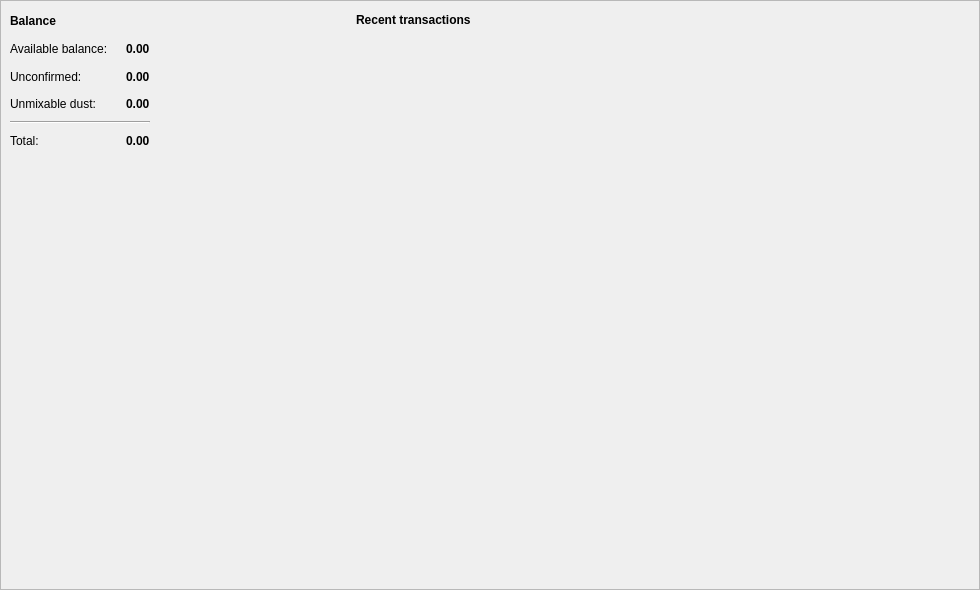
<?xml version="1.0" encoding="UTF-8"?>
<ui version="4.0">
 <class>OverviewFrame</class>
 <widget class="QFrame" name="OverviewFrame">
  <property name="geometry">
   <rect>
    <x>0</x>
    <y>0</y>
    <width>980</width>
    <height>590</height>
   </rect>
  </property>
  <property name="windowTitle">
   <string>Frame</string>
  </property>
  <property name="frameShape">
   <enum>QFrame::StyledPanel</enum>
  </property>
  <property name="frameShadow">
   <enum>QFrame::Raised</enum>
  </property>
  <layout class="QGridLayout" name="gridLayout" columnstretch="35,65">
   <property name="sizeConstraint">
    <enum>QLayout::SetDefaultConstraint</enum>
   </property>
   <property name="leftMargin">
    <number>0</number>
   </property>
   <property name="topMargin">
    <number>0</number>
   </property>
   <property name="rightMargin">
    <number>0</number>
   </property>
   <property name="bottomMargin">
    <number>0</number>
   </property>
   <property name="horizontalSpacing">
    <number>5</number>
   </property>
   <property name="verticalSpacing">
    <number>0</number>
   </property>
   <item row="0" column="0">
    <widget class="QFrame" name="m_overviewWalletFrame">
     <property name="minimumSize">
      <size>
       <width>0</width>
       <height>160</height>
      </size>
     </property>
     <property name="maximumSize">
      <size>
       <width>16777215</width>
       <height>160</height>
      </size>
     </property>
     <property name="frameShape">
      <enum>QFrame::NoFrame</enum>
     </property>
     <property name="frameShadow">
      <enum>QFrame::Raised</enum>
     </property>
     <layout class="QGridLayout" name="gridLayout_2">
      <item row="6" column="2">
       <widget class="QLabel" name="m_tickerLabel3">
        <property name="text">
         <string notr="true"/>
        </property>
       </widget>
      </item>
      <item row="6" column="1">
       <widget class="QLabel" name="m_totalBalanceLabel">
        <property name="font">
         <font>
          <weight>75</weight>
          <bold>true</bold>
         </font>
        </property>
        <property name="text">
         <string notr="true">0.00</string>
        </property>
       </widget>
      </item>
      <item row="3" column="0">
       <widget class="QLabel" name="label_4">
        <property name="text">
         <string>Unconfirmed:</string>
        </property>
       </widget>
      </item>
      <item row="5" column="0" colspan="2">
       <widget class="Line" name="line">
        <property name="orientation">
         <enum>Qt::Horizontal</enum>
        </property>
       </widget>
      </item>
      <item row="0" column="0">
       <widget class="QLabel" name="label">
        <property name="font">
         <font>
          <weight>75</weight>
          <bold>true</bold>
         </font>
        </property>
        <property name="text">
         <string>Balance</string>
        </property>
       </widget>
      </item>
      <item row="6" column="0">
       <widget class="QLabel" name="label_6">
        <property name="text">
         <string>Total:</string>
        </property>
       </widget>
      </item>
      <item row="1" column="2">
       <widget class="QLabel" name="m_tickerLabel1">
        <property name="text">
         <string notr="true"/>
        </property>
       </widget>
      </item>
      <item row="1" column="1">
       <widget class="QLabel" name="m_actualBalanceLabel">
        <property name="font">
         <font>
          <weight>75</weight>
          <bold>true</bold>
         </font>
        </property>
        <property name="text">
         <string notr="true">0.00</string>
        </property>
       </widget>
      </item>
      <item row="1" column="0">
       <widget class="QLabel" name="label_2">
        <property name="minimumSize">
         <size>
          <width>110</width>
          <height>0</height>
         </size>
        </property>
        <property name="text">
         <string>Available balance:</string>
        </property>
       </widget>
      </item>
      <item row="3" column="1">
       <widget class="QLabel" name="m_pendingBalanceLabel">
        <property name="font">
         <font>
          <weight>75</weight>
          <bold>true</bold>
         </font>
        </property>
        <property name="text">
         <string notr="true">0.00</string>
        </property>
       </widget>
      </item>
      <item row="3" column="3">
       <spacer name="horizontalSpacer_2">
        <property name="orientation">
         <enum>Qt::Horizontal</enum>
        </property>
        <property name="sizeHint" stdset="0">
         <size>
          <width>40</width>
          <height>20</height>
         </size>
        </property>
       </spacer>
      </item>
      <item row="3" column="2">
       <widget class="QLabel" name="m_tickerLabel2">
        <property name="text">
         <string notr="true"/>
        </property>
       </widget>
      </item>
      <item row="4" column="0">
       <widget class="QLabel" name="label_3">
        <property name="text">
         <string>Unmixable dust:</string>
        </property>
       </widget>
      </item>
      <item row="4" column="1">
       <widget class="QLabel" name="m_unmixableBalanceLabel">
        <property name="font">
         <font>
          <weight>75</weight>
          <bold>true</bold>
         </font>
        </property>
        <property name="text">
         <string>0.00</string>
        </property>
       </widget>
      </item>
      <item row="4" column="2">
       <widget class="QLabel" name="m_tickerLabel4">
        <property name="text">
         <string/>
        </property>
       </widget>
      </item>
     </layout>
    </widget>
   </item>
   <item row="1" column="0" rowspan="2">
    <spacer name="verticalSpacer">
     <property name="orientation">
      <enum>Qt::Vertical</enum>
     </property>
     <property name="sizeType">
      <enum>QSizePolicy::Expanding</enum>
     </property>
     <property name="sizeHint" stdset="0">
      <size>
       <width>20</width>
       <height>425</height>
      </size>
     </property>
    </spacer>
   </item>
   <item row="0" column="1" rowspan="3">
    <widget class="QFrame" name="frame_2">
     <property name="minimumSize">
      <size>
       <width>0</width>
       <height>0</height>
      </size>
     </property>
     <property name="maximumSize">
      <size>
       <width>16777215</width>
       <height>16777215</height>
      </size>
     </property>
     <property name="frameShape">
      <enum>QFrame::NoFrame</enum>
     </property>
     <property name="frameShadow">
      <enum>QFrame::Raised</enum>
     </property>
     <layout class="QVBoxLayout" name="verticalLayout">
      <item>
       <layout class="QHBoxLayout" name="horizontalLayout">
        <item>
         <widget class="QLabel" name="label_8">
          <property name="font">
           <font>
            <weight>75</weight>
            <bold>true</bold>
           </font>
          </property>
          <property name="text">
           <string>Recent transactions</string>
          </property>
         </widget>
        </item>
        <item>
         <spacer name="horizontalSpacer">
          <property name="orientation">
           <enum>Qt::Horizontal</enum>
          </property>
          <property name="sizeHint" stdset="0">
           <size>
            <width>40</width>
            <height>20</height>
           </size>
          </property>
         </spacer>
        </item>
       </layout>
      </item>
      <item>
       <widget class="QTreeView" name="m_recentTransactionsView">
        <property name="palette">
         <palette>
          <active>
           <colorrole role="Base">
            <brush brushstyle="SolidPattern">
             <color alpha="0">
              <red>0</red>
              <green>0</green>
              <blue>0</blue>
             </color>
            </brush>
           </colorrole>
           <colorrole role="Window">
            <brush brushstyle="SolidPattern">
             <color alpha="0">
              <red>0</red>
              <green>0</green>
              <blue>0</blue>
             </color>
            </brush>
           </colorrole>
          </active>
          <inactive>
           <colorrole role="Base">
            <brush brushstyle="SolidPattern">
             <color alpha="0">
              <red>0</red>
              <green>0</green>
              <blue>0</blue>
             </color>
            </brush>
           </colorrole>
           <colorrole role="Window">
            <brush brushstyle="SolidPattern">
             <color alpha="0">
              <red>0</red>
              <green>0</green>
              <blue>0</blue>
             </color>
            </brush>
           </colorrole>
          </inactive>
          <disabled>
           <colorrole role="Base">
            <brush brushstyle="SolidPattern">
             <color alpha="0">
              <red>0</red>
              <green>0</green>
              <blue>0</blue>
             </color>
            </brush>
           </colorrole>
           <colorrole role="Window">
            <brush brushstyle="SolidPattern">
             <color alpha="0">
              <red>0</red>
              <green>0</green>
              <blue>0</blue>
             </color>
            </brush>
           </colorrole>
          </disabled>
         </palette>
        </property>
        <property name="focusPolicy">
         <enum>Qt::NoFocus</enum>
        </property>
        <property name="autoFillBackground">
         <bool>true</bool>
        </property>
        <property name="styleSheet">
         <string notr="true"/>
        </property>
        <property name="frameShape">
         <enum>QFrame::NoFrame</enum>
        </property>
        <property name="editTriggers">
         <set>QAbstractItemView::NoEditTriggers</set>
        </property>
        <property name="selectionMode">
         <enum>QAbstractItemView::NoSelection</enum>
        </property>
        <property name="rootIsDecorated">
         <bool>false</bool>
        </property>
        <property name="uniformRowHeights">
         <bool>true</bool>
        </property>
        <property name="itemsExpandable">
         <bool>false</bool>
        </property>
        <property name="headerHidden">
         <bool>true</bool>
        </property>
        <property name="expandsOnDoubleClick">
         <bool>false</bool>
        </property>
       </widget>
      </item>
     </layout>
    </widget>
   </item>
  </layout>
 </widget>
 <resources/>
 <connections/>
</ui>
